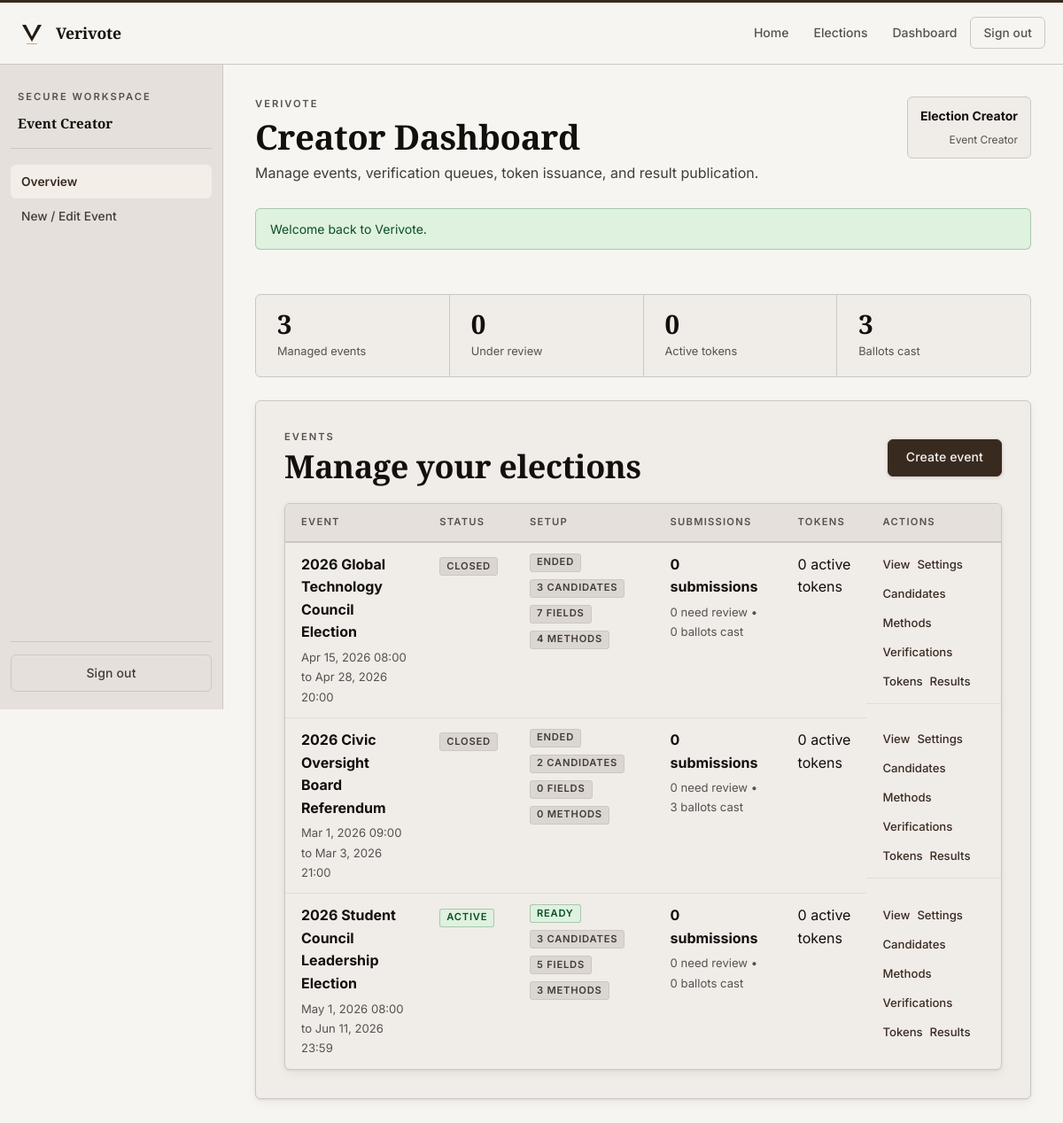
The page /creator/dashboard.php (signed in) on the database its author committed.
### tables this page shows
CREATE TABLE events (
    id BIGINT UNSIGNED AUTO_INCREMENT PRIMARY KEY,
    created_by BIGINT UNSIGNED NOT NULL,
    title VARCHAR(200) NOT NULL,
    slug VARCHAR(220) NOT NULL UNIQUE,
    description TEXT NOT NULL,
    ballot_type ENUM('single_choice') NOT NULL DEFAULT 'single_choice',
    status ENUM('draft', 'scheduled', 'active', 'closed', 'archived') NOT NULL DEFAULT 'draft',
    start_at DATETIME NOT NULL,
    end_at DATETIME NOT NULL,
    timezone VARCHAR(80) NOT NULL DEFAULT 'UTC',
    result_visibility ENUM('private', 'public_after_close', 'public_live') NOT NULL DEFAULT 'public_after_close',
    personal_verification_enabled TINYINT(1) NOT NULL DEFAULT 1,
    public_audit_enabled TINYINT(1) NOT NULL DEFAULT 1,
    allow_self_registration TINYINT(1) NOT NULL DEFAULT 1,
    max_votes_per_token TINYINT UNSIGNED NOT NULL DEFAULT 1,
    verification_policy ENUM('all_required', 'any_one', 'custom') NOT NULL DEFAULT 'all_required',
    eligibility_rules TEXT NULL,
    event_notice TEXT NULL,
    created_at TIMESTAMP NOT NULL DEFAULT CURRENT_TIMESTAMP,
    updated_at TIMESTAMP NOT NULL DEFAULT CURRENT_TIMESTAMP ON UPDATE CURRENT_TIMESTAMP,
    CONSTRAINT fk_events_creator FOREIGN KEY (created_by) REFERENCES users(id)
);

### includes/auth.php (called while the page is built, shortened)
<?php
function current_user(bool $refresh = false): ?array
{
    if (!$refresh && isset($_SESSION['cached_user'])) {
        return $_SESSION['cached_user'];
    }
    $user = fetch_one(
        'SELECT users.*, roles.slug AS role_slug, roles.name AS role_name
         FROM users
         INNER JOIN roles ON roles.id = users.role_id
         WHERE users.id = :user_id',
        ['user_id' => (int) $_SESSION['user_id']]
    );
    return $user;
}
function current_role_slug(): ?string
{
    return current_user()['role_slug'] ?? null;
}
function has_role(string|array $roleSlug): bool
{
    $current = current_role_slug();
    if (is_array($roleSlug)) {
        return in_array($current, $roleSlug, true);
    }
    return $current === $roleSlug;
}

### config/database.php (called while the page is built, shortened)
<?php
function db(): PDO
{
    $config = app_config('db');
    $dsn = sprintf(
        'mysql:host=%s;port=%s;dbname=%s;charset=%s',
        $config['host'],
        $config['port'],
        $config['name'],
        $config['charset']
    );
    $pdo = new PDO($dsn, $config['user'], $config['pass'], [
        PDO::ATTR_ERRMODE => PDO::ERRMODE_EXCEPTION,
        PDO::ATTR_DEFAULT_FETCH_MODE => PDO::FETCH_ASSOC,
        PDO::ATTR_EMULATE_PREPARES => false,
    ]);
    return $pdo;
}

### includes/helpers.php (called while the page is built, shortened)
<?php
function app_config(?string $key = null, mixed $default = null): mixed
{
    global $appConfig;
    $segments = explode('.', $key);
    $value = $appConfig;
    foreach ($segments as $segment) {
        $value = $value[$segment];
    }
    return $value;
}
function app_base_path(): string
{
    static $cached = null;
    if (is_string($cached)) {
        return $cached;
    }
    $documentRoot = realpath((string) ($_SERVER['DOCUMENT_ROOT'] ?? ''));
    $projectRoot = realpath(BASE_PATH);
    $documentRoot = str_replace('\\', '/', $documentRoot);
    $projectRoot = str_replace('\\', '/', $projectRoot);
    if ($projectRoot === $documentRoot) {
        $cached = '';
        return $cached;
    }
    $prefix = rtrim($documentRoot, '/') . '/';
    $relative = trim(substr($projectRoot, strlen($prefix)), '/');
    $cached = $relative === '' ? '' : '/' . $relative;
    return $cached;
}
function base_url(string $path = ''): string
{
    $appUrl = (string) app_config('app_url', '');
    $path = '/' . ltrim($path, '/');
    $basePath = app_base_path();
    if ($basePath === '') {
        return $path;
    }
    return $path === '/' ? $basePath . '/' : $basePath . $path;
}
function e(null|string|int|float $value): string
{
    return htmlspecialchars((string) $value, ENT_QUOTES | ENT_SUBSTITUTE, 'UTF-8');
}
function format_datetime(?string $value, string $format = 'M j, Y H:i T'): string
{
    return (new DateTimeImmutable($value))->format($format);
}
function format_status(string $value): string
{
    return ucwords(str_replace('_', ' ', $value));
}
function badge_class(string $status): string
{
    return match ($status) {
        'active', 'approved', 'verified', 'used', 'sent' => 'badge-success',
        'warning', 'scheduled', 'under_review', 'pending', 'queued' => 'badge-warning',
        'error', 'rejected', 'revoked', 'failed', 'suspended' => 'badge-danger',
        default => 'badge-muted',
    };
}
function fetch_all(string $sql, array $params = []): array
{
    $statement = db()->prepare($sql);
    $statement->execute($params);
    return $statement->fetchAll();
}
function effective_event_status(array $event): string
{
    if ($event['status'] !== 'active') {
        return $event['status'];
    }
    $now = new DateTimeImmutable('now');
    if ($now > new DateTimeImmutable($event['end_at'])) {
        return 'closed';
    }
    return 'active';
}

### creator/dashboard.php (the view, shortened to what this page needs)
<?php
$user = current_user();
$events = has_role('super_admin')
    ? fetch_all(
        'SELECT events.*,
                (SELECT COUNT(*) FROM voter_event_submissions WHERE event_id = events.id) AS submission_count,
                (SELECT COUNT(*) FROM voter_event_submissions WHERE event_id = events.id AND status IN ("pending", "under_review")) AS review_count,
                (SELECT COUNT(*) FROM voting_tokens WHERE event_id = events.id AND status = "issued") AS issued_tokens,
                (SELECT COUNT(*) FROM ballots WHERE event_id = events.id) AS ballots_count,
                (SELECT COUNT(*) FROM candidates_or_options WHERE event_id = events.id AND is_active = 1) AS candidate_count,
                (SELECT COUNT(*) FROM event_required_fields WHERE event_id = events.id) AS field_count,
                (SELECT COUNT(*) FROM verification_methods WHERE event_id = events.id AND is_active = 1) AS verification_method_count
         FROM events
         ORDER BY events.updated_at DESC'
    )
    : fetch_all(
        'SELECT events.*,
                (SELECT COUNT(*) FROM voter_event_submissions WHERE event_id = events.id) AS submission_count,
                (SELECT COUNT(*) FROM voter_event_submissions WHERE event_id = events.id AND status IN ("pending", "under_review")) AS review_count,
                (SELECT COUNT(*) FROM voting_tokens WHERE event_id = events.id AND status = "issued") AS issued_tokens,
                (SELECT COUNT(*) FROM ballots WHERE event_id = events.id) AS ballots_count,
                (SELECT COUNT(*) FROM candidates_or_options WHERE event_id = events.id AND is_active = 1) AS candidate_count,
                (SELECT COUNT(*) FROM event_required_fields WHERE event_id = events.id) AS field_count,
                (SELECT COUNT(*) FROM verification_methods WHERE event_id = events.id AND is_active = 1) AS verification_method_count
         FROM events
         INNER JOIN event_admins ON event_admins.event_id = events.id
         WHERE event_admins.user_id = :user_id
         ORDER BY events.updated_at DESC',
        ['user_id' => $user['id']]
    );
include dirname(__DIR__) . '/includes/header.php';
?>
<div class="stat-strip">
    <div class="stat-strip__item">
        <strong><?= e((string) count($events)); ?></strong>
        <p>Managed events</p>
    </div>
    <div class="stat-strip__item">
        <strong><?= e((string) array_sum(array_map(static fn(array $event): int => (int) $event['review_count'], $events))); ?></strong>
        <p>Under review</p>
    </div>
    <div class="stat-strip__item">
        <strong><?= e((string) array_sum(array_map(static fn(array $event): int => (int) $event['issued_tokens'], $events))); ?></strong>
        <p>Active tokens</p>
    </div>
    <div class="stat-strip__item">
        <strong><?= e((string) array_sum(array_map(static fn(array $event): int => (int) $event['ballots_count'], $events))); ?></strong>
        <p>Ballots cast</p>
    </div>
</div>
<section class="panel">
    <div class="section-head">
        <div>
            <span class="eyebrow">Events</span>
            <h2>Manage your elections</h2>
        </div>
        <a class="button button--primary" href="<?= e(base_url('/creator/event_form.php')); ?>">Create event</a>
    </div>
    <div class="table-wrap">
        <table>
            <thead>
            <tr>
                <th>Event</th>
                <th>Status</th>
                <th>Setup</th>
                <th>Submissions</th>
                <th>Tokens</th>
                <th>Actions</th>
            </tr>
            </thead>
            <tbody>
            <?php if (!$events): ?>
                <tr><td colspan="6">No managed events found.</td></tr>
            <?php else: ?>
                <?php foreach ($events as $event): ?>
                    <?php
                    $effStatus = effective_event_status($event);
                    $isClosed  = in_array($effStatus, ['closed', 'archived'], true);
                    $isReady   = (int) $event['candidate_count'] >= 2
                        && (int) $event['field_count'] > 0
                        && (int) $event['verification_method_count'] > 0;
                    ?>
                    <tr>
                        <td>
                            <strong><?= e($event['title']); ?></strong>
                            <p><?= e(format_datetime($event['start_at'], 'M j, Y H:i')); ?> to <?= e(format_datetime($event['end_at'], 'M j, Y H:i')); ?></p>
                        </td>
                        <td><span class="badge <?= e(badge_class($effStatus)); ?>"><?= e(format_status($effStatus)); ?></span></td>
                        <td>
                            <div class="pill-row">
                                <?php if ($isClosed): ?>
                                    <span class="badge badge-muted">Ended</span>
                                <?php else: ?>
                                    <span class="badge <?= $isReady ? 'badge-success' : 'badge-warning'; ?>"><?= $isReady ? 'Ready' : 'Incomplete'; ?></span>
                                <?php endif; ?>
                                <span class="badge badge-muted"><?= e((string) $event['candidate_count']); ?> candidates</span>
                                <span class="badge badge-muted"><?= e((string) $event['field_count']); ?> fields</span>
                                <span class="badge badge-muted"><?= e((string) $event['verification_method_count']); ?> methods</span>
                            </div>
                        </td>
                        <td>
                            <strong><?= e((string) $event['submission_count']); ?> submissions</strong>
                            <p><?= e((string) $event['review_count']); ?> need review • <?= e((string) $event['ballots_count']); ?> ballots cast</p>
                        </td>
                        <td><?= e((string) $event['issued_tokens']); ?> active tokens</td>
                        <td class="table-actions">
                            <a href="<?= e(base_url('/event.php?event=' . $event['id'])); ?>">View</a>
                            <a href="<?= e(base_url('/creator/event_form.php?event=' . $event['id'])); ?>">Settings</a>
                            <a href="<?= e(base_url('/creator/candidates.php?event=' . $event['id'])); ?>">Candidates</a>
                            <a href="<?= e(base_url('/creator/verification_methods.php?event=' . $event['id'])); ?>">Methods</a>
                            <a href="<?= e(base_url('/creator/verifications.php?event=' . $event['id'])); ?>">Verifications</a>
                            <a href="<?= e(base_url('/creator/tokens.php?event=' . $event['id'])); ?>">Tokens</a>
                            <a href="<?= e(base_url('/creator/results.php?event=' . $event['id'])); ?>">Results</a>
                        </td>
                    </tr>
                <?php endforeach; ?>
            <?php endif; ?>
            </tbody>
        </table>
    </div>
</section>
<?php include dirname(__DIR__) . '/includes/footer.php'; ?>

### rows shown on the page
events: title "2026 Global Technology Council Election", start_at "Apr 15, 2026 08:00", end_at "Apr 28, 2026 20:00", end_at "CLOSED", shows "ENDED", candidate_count "3", field_count "7", verification_method_count "4", submission_count "0", review_count "0", ballots_count "0", issued_tokens "0"
events: title "2026 Civic Oversight Board Referendum", start_at "Mar 1, 2026 09:00", end_at "Mar 3, 2026 21:00", status "CLOSED", shows "ENDED", candidate_count "2", field_count "0", verification_method_count "0", submission_count "0", review_count "0", ballots_count "3", issued_tokens "0"
events: title "2026 Student Council Leadership Election", start_at "May 1, 2026 08:00", end_at "Jun 11, 2026 23:59", effStatus "ACTIVE", shows "READY", candidate_count "3", field_count "5", verification_method_count "3", submission_count "0", review_count "0", ballots_count "0", issued_tokens "0"

### other values the page prints
format_status(str_replace('_', ' ', $role)) "Event Creator"
$link['label'] "Overview"
$link['label'] "New / Edit Event"
$pageHeading "Creator Dashboard"
$pageDescription "Manage events, verification queues, token issuance, and result publication."
$user['full_name'] "Election Creator"
$user['role_name'] "Event Creator"
$flash['message'] "Welcome back to Verivote."
count($events) "3"
